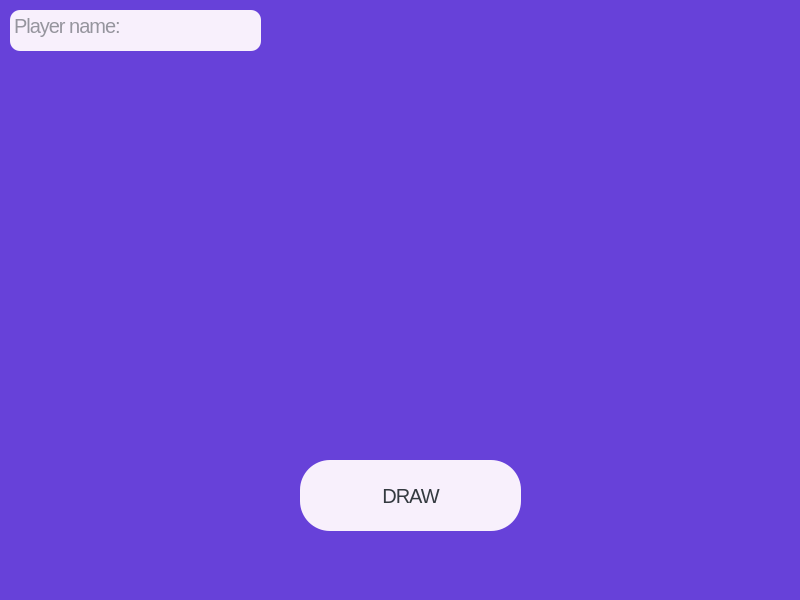
<?xml version="1.0" encoding="UTF-8"?>
<ui version="4.0">
 <class>PreDraw1Window</class>
 <widget class="QMainWindow" name="PreDraw1Window">
  <property name="geometry">
   <rect>
    <x>0</x>
    <y>0</y>
    <width>800</width>
    <height>600</height>
   </rect>
  </property>
  <property name="windowTitle">
   <string>MainWindow</string>
  </property>
  <property name="styleSheet">
   <string notr="true">background-color: #6741d9;</string>
  </property>
  <widget class="QWidget" name="centralwidget">
   <widget class="QLabel" name="dice1">
    <property name="geometry">
     <rect>
      <x>330</x>
      <y>160</y>
      <width>151</width>
      <height>171</height>
     </rect>
    </property>
    <property name="text">
     <string/>
    </property>
    <property name="pixmap">
     <pixmap resource="resources.qrc">:/cube/res/dice-?.png</pixmap>
    </property>
   </widget>
   <widget class="QPushButton" name="btnDraw">
    <property name="geometry">
     <rect>
      <x>300</x>
      <y>460</y>
      <width>221</width>
      <height>71</height>
     </rect>
    </property>
    <property name="styleSheet">
     <string notr="true">background-color: #f8f0fc;
color: #343a40;
font: 20px;
line-height: 1;
letter-spacing: -1px;
border-radius: 30px;
</string>
    </property>
    <property name="text">
     <string>DRAW</string>
    </property>
   </widget>
   <widget class="QTextEdit" name="playerName">
    <property name="geometry">
     <rect>
      <x>10</x>
      <y>10</y>
      <width>251</width>
      <height>41</height>
     </rect>
    </property>
    <property name="styleSheet">
     <string notr="true">background-color: #f8f0fc;
color: #343a40;
font: 20px;
line-height: 1;
letter-spacing: -1px;
border-radius: 10px;
</string>
    </property>
    <property name="readOnly">
     <bool>true</bool>
    </property>
    <property name="markdown">
     <string/>
    </property>
    <property name="html">
     <string>&lt;!DOCTYPE HTML PUBLIC &quot;-//W3C//DTD HTML 4.0//EN&quot; &quot;http://www.w3.org/TR/REC-html40/strict.dtd&quot;&gt;
&lt;html&gt;&lt;head&gt;&lt;meta name=&quot;qrichtext&quot; content=&quot;1&quot; /&gt;&lt;meta charset=&quot;utf-8&quot; /&gt;&lt;style type=&quot;text/css&quot;&gt;
p, li { white-space: pre-wrap; }
hr { height: 1px; border-width: 0; }
li.unchecked::marker { content: &quot;\2610&quot;; }
li.checked::marker { content: &quot;\2612&quot;; }
&lt;/style&gt;&lt;/head&gt;&lt;body style=&quot; font-family:'.AppleSystemUIFont'; font-size:20px; font-weight:400; font-style:normal; letter-spacing:-1px;&quot;&gt;
&lt;p style=&quot;-qt-paragraph-type:empty; margin-top:0px; margin-bottom:0px; margin-left:0px; margin-right:0px; -qt-block-indent:0; text-indent:0px;&quot;&gt;&lt;br /&gt;&lt;/p&gt;&lt;/body&gt;&lt;/html&gt;</string>
    </property>
    <property name="placeholderText">
     <string>Player name:  </string>
    </property>
   </widget>
  </widget>
 </widget>
 <resources>
  <include location="resources.qrc"/>
 </resources>
 <connections/>
</ui>
